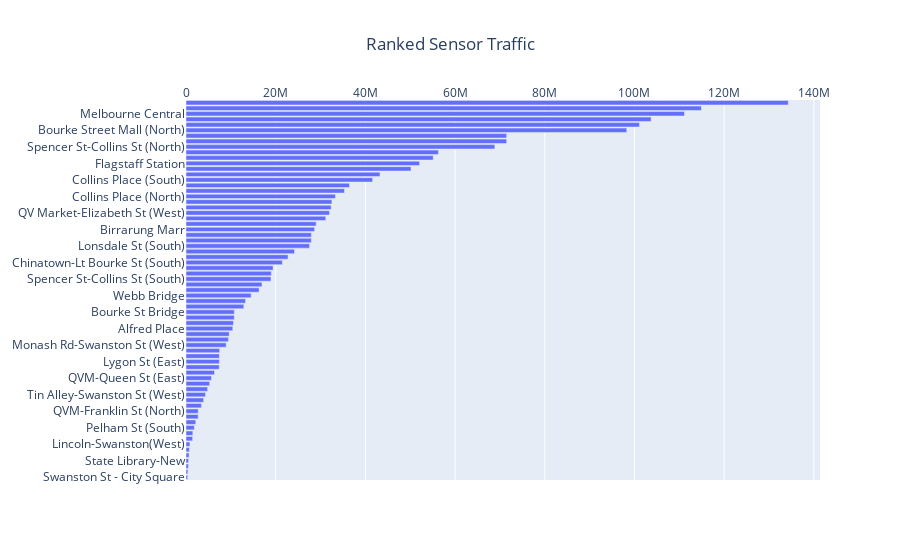

Write notebook code for a chart like this one.
### Markdown cell above
Another way we can visualise aggregate pedestrian traffic is accross sensors:

### Code cell
def plot_sensor_counts(df, title="Ranked Sensor Traffic", **kwargs):
    """Make a bar chart of total counts for each sensor"""
    total_df = (
        df.groupby("Sensor_Name")["Hourly_Counts"]
        .sum()
        .sort_values()
        .reset_index(name="Total Counts")
    )
    if "height" not in kwargs:
        kwargs["height"] = max(18 * len(total_df), 500)

    figure = px.bar(
        total_df,
        x="Total Counts",
        y="Sensor_Name",
        orientation="h",
        title=title,
        **kwargs,
    )
    figure.update_layout(
        title_x=0.5,
        yaxis_title=None,
        yaxis_showgrid=False,
        xaxis_title=None,
        xaxis_side="top",
    )
    return figure

plot_sensor_counts(counts_df)

### Figure 1 — Plotly figure (JSON) as saved in the notebook; plotly's stock layout.template omitted (floating-point values rounded to 4 significant figures)
{"data": [{"alignmentgroup": "True", "hovertemplate": "Total Counts=%{x}<br>Sensor_Name=%{y}<extra></extra>", "legendgroup": "", "marker": {"color": "#636efa"}, "name": "", "offsetgroup": "", "orientation": "h", "showlegend": false, "textposition": "auto", "type": "bar", "x": [370916, 417055, 545009, 565346, 687141, 753274, 864416, 1476799, 1527679, 1847171, 2188962, 2718111, 2731445, 3446508, 3939389, 4357772, 4823808, 5273191, 5691056, 6356182, 7417354, 7430954, 7442577, 7505866, 8953327, 9460939, 9638539, 10426428, 10590905, 10764403, 10775773, 12892585, 13277018, 14520089, 16295415, 16945327, 18943339, 19022350, 19420115, 21485506, 22762268, 24198775, 27562275, 27950685, 27962218, 28678617, 29020945, 31164949, 32005669, 32371956, 32527735, 33317845, 35325895, 36445333, 41613332, 43250367, 50166868, 52091312, 55121566, 56293416, 68863685, 71488255, 71501820, 98279752, 101125222, 103711624, 111152796, 114921155, 134301734], "xaxis": "x", "y": ["Swanston St - City Square", "Royal Pde-Grattan St", "Pelham St (S)", "State Library-New", "La Trobe St (North)", "231 Bourke St", "Lincoln-Swanston(West)", "Flinders la - Swanston St (West) Temp", "Lincoln-Swanston (West)", "Pelham St (South)", "Flinders La - Swanston St (West) Temp", "Swanston St - RMIT Building 80", "QVM-Franklin St (North)", "Swanston St - RMIT Building 14", "QVM-Therry St (South)", "Tin Alley-Swanston St (West)", "Lonsdale St - Elizabeth St (North)", "Elizabeth St-La Trobe St (East)", "QVM-Queen St (East)", "Faraday St-Lygon St (West)", "Flinders St-Spring St (West)", "Lygon St (East)", "QV Market-Peel St", "Flinders St-Spark La", "Monash Rd-Swanston St (West)", "Waterfront City", "Elizabeth St-Lonsdale St (South)", "Alfred Place", "Bourke St - Spencer St (North)", "Grattan St-Swanston St (West)", "Bourke St Bridge", "Queen St (West)", "Lonsdale St-Spring St (West)", "Webb Bridge", "Lygon St (West)", "Victoria Point", "Spencer St-Collins St (South)", "New Quay", "Little Collins St-Swanston St (East)", "Chinatown-Lt Bourke St (South)", "Melbourne Central-Elizabeth St (East)", "St Kilda Rd-Alexandra Gardens", "Lonsdale St (South)", "City Square", "Collins St (North)", "Birrarung Marr", "Flinders La-Swanston St (West)", "Melbourne Convention Exhibition Centre", "QV Market-Elizabeth St (West)", "Australia on Collins", "Chinatown-Swanston St (North)", "Collins Place (North)", "Bourke St-Russell St (West)", "Sandridge Bridge", "Collins Place (South)", "Flinders St-Swanston St (West)", "Southern Cross Station", "Flagstaff Station", "Southbank", "The Arts Centre", "Spencer St-Collins St (North)", "State Library", "Flinders St-Elizabeth St (East)", "Bourke Street Mall (North)", "Princes Bridge", "Bourke Street Mall (South)", "Melbourne Central", "Flinders Street Station Underpass", "Town Hall (West)"], "yaxis": "y"}], "layout": {"autosize": true, "barmode": "relative", "legend": {"tracegroupgap": 0}, "title": {"text": "Ranked Sensor Traffic", "x": 0.5}, "xaxis": {"anchor": "y", "autorange": true, "domain": [0, 1], "range": [0, 141400000.0], "side": "top", "title": {}, "type": "linear"}, "yaxis": {"anchor": "x", "autorange": true, "domain": [0, 1], "range": [-0.5, 68.5], "showgrid": false, "title": {}, "type": "category"}}}
